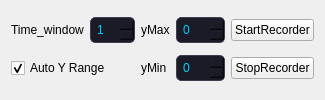
            <widget class="QWidget" name="widget_5" native="true">
             <property name="sizePolicy">
              <sizepolicy hsizetype="Preferred" vsizetype="Preferred">
               <horstretch>0</horstretch>
               <verstretch>1</verstretch>
              </sizepolicy>
             </property>
             <property name="maximumSize">
              <size>
               <width>500</width>
               <height>16777215</height>
              </size>
             </property>
             <layout class="QGridLayout" name="gridLayout_5">
              <item row="1" column="4">
               <widget class="QPushButton" name="recorderStartButton">
                <property name="text">
                 <string>StartRecorder</string>
                </property>
               </widget>
              </item>
              <item row="1" column="3">
               <widget class="QSpinBox" name="yMaxSpinBox">
                <property name="styleSheet">
                 <string notr="true">QDoubleSpinBox, QSpinBox, QLineEdit {
    background-color: #1B1B28;
    border: 1px solid #3D3F51;
    border-radius: 5px;
    padding: 4px;
    color: #00D1FF; /* 科技蓝数字 */
}</string>
                </property>
                <property name="minimum">
                 <number>-10</number>
                </property>
                <property name="maximum">
                 <number>10</number>
                </property>
               </widget>
              </item>
              <item row="1" column="0">
               <widget class="QLabel" name="label_6">
                <property name="text">
                 <string>Time_window</string>
                </property>
               </widget>
              </item>
              <item row="1" column="2">
               <widget class="QLabel" name="label_10">
                <property name="text">
                 <string>yMax</string>
                </property>
               </widget>
              </item>
              <item row="1" column="1">
               <widget class="QSpinBox" name="timeWindowSpinBox">
                <property name="styleSheet">
                 <string notr="true">QDoubleSpinBox, QSpinBox, QLineEdit {
    background-color: #1B1B28;
    border: 1px solid #3D3F51;
    border-radius: 5px;
    padding: 4px;
    color: #00D1FF; /* 科技蓝数字 */
}</string>
                </property>
                <property name="minimum">
                 <number>1</number>
                </property>
                <property name="maximum">
                 <number>10</number>
                </property>
               </widget>
              </item>
              <item row="2" column="3">
               <widget class="QSpinBox" name="yMinSpinBox">
                <property name="styleSheet">
                 <string notr="true">QDoubleSpinBox, QSpinBox, QLineEdit {
    background-color: #1B1B28;
    border: 1px solid #3D3F51;
    border-radius: 5px;
    padding: 4px;
    color: #00D1FF; /* 科技蓝数字 */
}</string>
                </property>
                <property name="minimum">
                 <number>-10</number>
                </property>
                <property name="maximum">
                 <number>10</number>
                </property>
               </widget>
              </item>
              <item row="2" column="2">
               <widget class="QLabel" name="label_8">
                <property name="text">
                 <string>yMin</string>
                </property>
               </widget>
              </item>
              <item row="2" column="4">
               <widget class="QPushButton" name="recorderStopButton">
                <property name="text">
                 <string>StopRecorder</string>
                </property>
               </widget>
              </item>
              <item row="2" column="0" colspan="2">
               <widget class="QCheckBox" name="autoRangeCheckBox">
                <property name="text">
                 <string>Auto Y Range</string>
                </property>
                <property name="checked">
                 <bool>true</bool>
                </property>
               </widget>
              </item>
             </layout>
            </widget>
